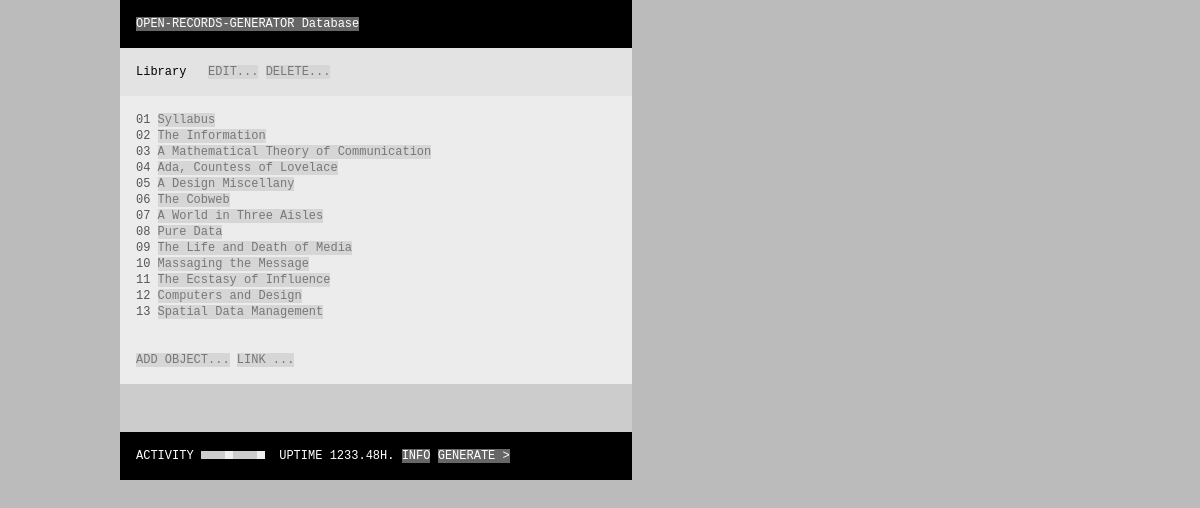
The app's page /OPEN-RECORDS-GENERATOR/browse.php?object=2 with its own data.
### tables this page shows
CREATE TABLE `objects` (
  `id` int(10) unsigned NOT NULL AUTO_INCREMENT,
  `active` int(1) unsigned NOT NULL DEFAULT '1',
  `created` datetime DEFAULT NULL,
  `modified` datetime DEFAULT NULL,
  `rank` int(10) unsigned DEFAULT NULL,
  `name1` tinytext,
  `name2` tinytext,
  `address1` text,
  `address2` text,
  `city` tinytext,
  `state` tinytext,
  `zip` tinytext,
  `country` tinytext,
  `phone` tinytext,
  `fax` tinytext,
  `url` tinytext,
  `email` tinytext,
  `begin` datetime DEFAULT NULL,
  `end` datetime DEFAULT NULL,
  `date` datetime DEFAULT NULL,
  `head` tinytext,
  `deck` blob,
  `body` blob,
  `notes` blob,
  PRIMARY KEY (`id`)
);

### OPEN-RECORDS-GENERATOR/GLOBAL/config.php (called while the page is built, shortened)
<?php
	$dbClient = "OPEN-RECORDS-GENERATOR";
	$dbColor2 = "666";
	$dbStart = mktime(16, 13, 00, 12, 07, 2014);
	$dbHost = "http://localhost/C-I-R-C-U-L-A-T-I-O-N/";
	$dbAdmin = $dbHost ."OPEN-RECORDS-GENERATOR/";
?>

### OPEN-RECORDS-GENERATOR/browse.php (the view, shortened to what this page needs)
<?php require_once("GLOBAL/head.php");
$sql = "SELECT *, objects.id AS objectsId FROM objects, wires WHERE wires.fromid = '". $objects[$o] ."' AND wires.toid = objects.id AND wires.active = '1' AND objects.active = '1' ORDER BY weight DESC, objects.rank, begin, end DESC, begin DESC, name1, name2, objects.modified DESC, objects.created DESC";
$result = MYSQL_QUERY($sql);
$numrows = MYSQL_NUM_ROWS($result);
$padout = floor(log10($numrows)) + 1;
$i = 1;
while ($myrow = MYSQL_FETCH_ARRAY($result)) {
	$name = $myrow["name1"];
	echo STR_PAD($i++, $padout, "0", STR_PAD_LEFT) ." ". "\n<a href='". $dbAdmin ."browse.php". urlData();
	if (sizeof($objects)) echo ",";
	echo $myrow["objectsId"] ."'>";
	echo strip_tags($name) ."</a><br />";
}
echo "\n<br /><br />\n<a href='add.php". urlData() ."'>ADD OBJECT...</a>&nbsp;<a href='link.php". urlData() ."'>LINK ...</a><br />";
require_once("GLOBAL/foot.php"); ?>

### OPEN-RECORDS-GENERATOR/GLOBAL/head.php (shortened to what this page needs)
<?php
require_once("config.php");
$pageName = basename($_SERVER['PHP_SELF'], ".php");
$object = $_REQUEST['object'];
$objects = explode(",", $object);
$object = $objects[sizeof($objects) - 1];
function urlData() {
	global $objects;
	$url = "?object=";
	for ($i = 0; $i < sizeof($objects); $i++) {
		$url .= $objects[$i];
	}
	return $url;
}
echo "<?xml version=\"1.0\" encoding=\"UTF-8\"?>\n"; ?>
<!DOCTYPE html
	PUBLIC "-//W3C//Dtd XHTML 1.0 Transitional//EN"
	"http://www.w3.org/tr/xhtml1/Dtd/xhtml1-transitional.dtd">
<html xmlns="http://www.w3.org/1999/xhtml" xml:lang="en" lang="en">
	<head>
		<link rel="stylesheet" type="text/css" media="all" href="<?php echo $dbAdmin; ?>GLOBAL/global.css" />
	</head>
	<body>
		<table cellpadding="0" cellspacing="0" border="0" style="width: 100%; height: 85%;">
		<tr><td style="width: 100%; height: 100%;"><div style="padding: 0px 0px 0px 120px;">
		<table cellpadding="0" cellspacing="0" border="0" style="width: 512px;">
		<tr class="dbClientStyle">
		<td style="padding: 16px 16px 16px 16px; color: #FFFFFF;">
		<?php
		if ($pageName != "index" && $object) echo "<a href='". $dbAdmin ."browse.php" ."'>";
		echo strToUpper($dbClient) ." Database";
		if ($pageName != "index" && $object) echo "</a>";
if ($pageName != "index") {
	echo "</td></tr>";
	for ($o = 0; $o < sizeof($objects) - 1; $o++) {
		$sql = "SELECT id, active, name1, name2 FROM objects WHERE id = '". $objects[$o] ."' AND active = 1 LIMIT 1";
		$result = MYSQL_QUERY($sql);
		$myrow = MYSQL_FETCH_ARRAY($result);
		$objectName = $myrow["name1"];
		if ($myrow["name2"]) $objectName .= " ". $myrow["name2"];
		$objectName = strip_tags($objectName);
		echo "\n\n\n\n\n\n";
		echo "<tr class='button' style='background-color: #";
		echo ($o % 2) ? "ECECEC" : "E3E3E3";
		echo ";'>";
		echo "\n<td style='padding: 16px 16px 16px 16px;'>";
		echo "<a href='". $dbAdmin ."browse.php?object=";
		for ($i = 0; $i < $o + 1; $i++) {
			echo $objects[$i];
			if ($i < $o) echo ",";
		}
		echo "'>". $objectName ."</a><br />";
		echo "\n</td></tr>";
	}
	$sql = "SELECT id, name1, name2 FROM objects WHERE id = '". $objects[$o] ."' AND active = 1 LIMIT 1";
	$result = MYSQL_QUERY($sql);
	$myrow = MYSQL_FETCH_ARRAY($result);
	$objectName = $myrow["name1"];
	$objectName = strip_tags($objectName);
	echo "<tr class='button' style='background-color: #";
	echo ($o % 2) ? "ECECEC" : "E3E3E3";
	echo ";'>";
	echo "\n<td style='padding: 16px 16px 16px 16px;'>";
	if ($object) {
		echo "\n<span class='monoHvy'>";
		echo $objectName;
		echo "</span> &nbsp; ";
		if ($pageName == "browse") {
			echo "\n<a href='edit.php". urlData() ."'>EDIT...</a> ";
			echo "\n<a href='delete.php". urlData() ."'>DELETE...</a><br />";
		}
		if ($pageName != "edit" && $pageName != "delete") {
			echo "\n</td></tr><tr style='background-color: #";
			echo (($o+1) % 2) ? "ECECEC" : "E3E3E3";
			echo ";'>";
			echo "\n<td style='padding: 16px 16px 16px 16px;'>";
		}
	}
}
?>

### OPEN-RECORDS-GENERATOR/GLOBAL/foot.php
		</td></tr>
		<tr style="background-color: #CCCCCC;">
		<td style="padding: 16px 16px 16px 16px;">
		&nbsp;</td></tr>
		<tr class="dbClientStyle">
		<td class="monoLit" style="padding: 16px 16px 16px 16px; color: #FFFFFF;">
		ACTIVITY
		<img src="<?php echo $dbAdmin; ?>MEDIA/org_activity.gif" width="64" heigh="16" alt="ORG Activity" style="background-color: #<?php echo $dbColor2;?>;" />&nbsp;
<?php
$dbUptime = floor(((time() - $dbStart) / 3600) * 100) / 100;
echo "UPTIME ". $dbUptime ."H. ";
echo "<a href='". $dbAdmin ."info.php'>INFO</a> ";
echo "<a href='". $dbHost ."' target='_blank'>GENERATE &gt;</a>";
		?>
		</td></tr>
		</table>
		</div></td></tr></table>
	</body>
</html>

### OPEN-RECORDS-GENERATOR/GLOBAL/global.css (style rules this page uses)
body, table, tr, td { border-spacing: 0px; border-collapse: collapse; border-style: none; empty-cells: show; vertical-align: top; padding: 0px 0px 0px 0px; margin: 0px 0px 0px 0px; color: #555555; text-align: left; font-family: "Andale Mono", "Courier New", "Courier", monospace; font-size: 12px; line-height: 16px; }
body { background-color: #BBBBBB; padding: 0px 0px 0px 0px; width: 100%; height: 100%; }
html { width: 100%; height: 100%; }
a:link { color: #777777; text-decoration: none; background-color: #D6D6D6; }
.monoLit { font-family: "Andale Mono", "Courier New", "Courier", monospace; color: #999999; }
.monoLit a:link { color: #999999; text-decoration: none; background-color: #D3D3D3; }
.monoHvy { font-family: "Andale Mono", "Courier New", "Courier", monospace; color: #000000; }

### records on screen
objects: name1 "Library"
objects: padout "01", name1 "Syllabus"
objects: padout "02", name1 "The Information"
objects: padout "03", name1 "A Mathematical Theory of Communication"
objects: padout "04", name1 "Ada, Countess of Lovelace"
objects: padout "05", name1 "A Design Miscellany"
objects: padout "06", name1 "The Cobweb"
objects: padout "07", name1 "A World in Three Aisles"
objects: padout "08", name1 "Pure Data"
objects: padout "09", name1 "The Life and Death of Media"
objects: padout "10", name1 "Massaging the Message"
objects: padout "11", name1 "The Ecstasy of Influence"
objects: padout "12", name1 "Computers and Design"
objects: padout "13", name1 "Spatial Data Management"

### other values on screen
$dbClient "OPEN-RECORDS-GENERATOR"
$dbUptime "1233.48"
